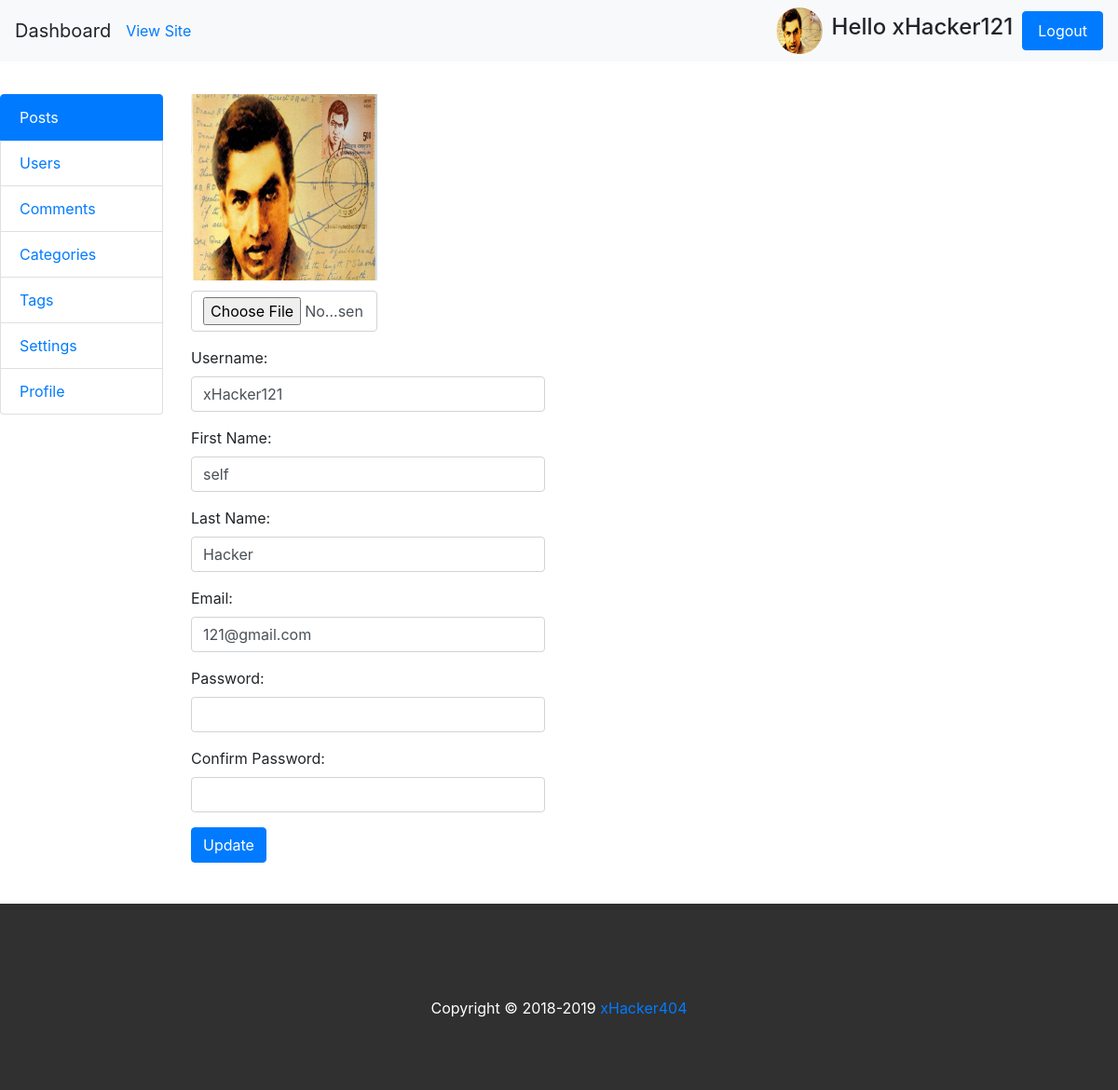
Screenshot of /backend/profile/ (signed in) with the database file from the repository.
### accounts/models.py (models this page shows, shortened)
class UserProfileInfo(models.Model):
    user = models.OneToOneField(User,on_delete=models.CASCADE)
    portfolio = models.URLField(blank=True)
    profile_pic = models.ImageField(upload_to='profile_pics', blank=True)

### backend/views.py (the view)
# urls.py: path('profile/', views.profile, name='profile'),
@login_required
def profile(request):
    profile = UserProfileInfo.objects.get(user=request.user)
    my_dict = {'profile':profile}
    return render(request, 'backend/profile.html', context=my_dict)

### blog/context_processors.py (called while the page is built)
def post_widget(request):
    all_posts = Post.objects.filter(status='published').order_by('published_date')
    years = []
    tags = Tag.objects.all()
    categories = Category.objects.all()
    for post in all_posts :
        year = post.published_date.year
        if year not in years:
            years.append(year)
    return {
    'all_posts':all_posts,
    'years':years,
    'tags':tags,
    'categories':categories
    }

def site_settings(request):
    settings = BlogSettings.objects.get(id=1)
    site_icon = settings.site_icon
    site_logo = settings.site_logo
    site_title = settings.site_title
    tagline = settings.tagline
    keywords = settings.keywords
    description = settings.description
    post_per_page = settings.post_per_page
    return {
    'site_icon':site_icon,
    'site_logo':site_logo,
    'site_title':site_title,
    'tagline':tagline,
    'keywords':keywords,
    'description':description,
     'post_per_page':post_per_page
    }

def user_profile_info(request):
    profile_pic = ""
    if request.method == 'GET':
        if(request.user.is_authenticated):
            current_user = request.user
            logged_in_user = UserProfileInfo.objects.get(user=current_user)
            profile_pic = logged_in_user.profile_pic
    return{
    'profile_pic':profile_pic
    }

### templates/backend/profile.html (shortened to what this page needs)
<!DOCTYPE html>
{% extends 'backend/base.html'%}
{% block content %}
<div class="col-md-4">
		<div class="post">
			<form method="POST" action="{% url 'backend:update_profile'%}" enctype="multipart/form-data">
						<div class="form-group">
								<img src="/media/{{ profile.profile_pic }}" alt="{{profile.user.username}}" id="profile" width="200px;" height="200px;">
								<input name="profile_pic" type="file" id="file" value="{{profile.profile_pic}}" onchange="readURL(this);" class="form-control" style="width:200px; margin-top:11px;">
						</div>
				<div class="form-group">
						<label for="name">Username:</label>
						<input type="text" class="form-control" name="username" id="username" value="{{profile.user.username}}">
				</div>
				<div class="form-group">
						<label for="name">First Name:</label>
						<input type="text" class="form-control" name="firstname" id="firstname" value="{{profile.user.first_name}}">
				</div>
				<div class="form-group">
						<label for="name">Last Name:</label>
						<input type="text" class="form-control" name="lastname" id="lastname" value="{{profile.user.last_name}}">
				</div>
				<div class="form-group">
						<label for="email">Email:</label>
						<input type="text" name="email" id="email" value="{{profile.user.email}}" class="form-control">
				</div>
				<div class="form-group">
						<label for="password">
								Password:
						</label>
						<input name="password" type="password" id="password" class="form-control" value="">
				</div>
				 <div class="form-group">
						<label for="confirmPassword">
								Confirm Password:
						</label>
						<input name="confirm_password" type="password" id="confirmPassword" class="form-control"  value="">
				</div>
					<input type="submit" value="Update" class="btn btn-primary">
			</form>
		</div>
</div>
<div class="col-md-6">
</div>
</div>
{% endblock %}

### templates/backend/base.html (shortened to what this page needs)
<!DOCTYPE html>
{% load staticfiles %}
<html lang="us">
<head>
	<link href="{% static "css/bootstrap.min.css" %}"rel="stylesheet" type="text/css">
	<link href="{% static "css/jquery-ui.css" %}" rel="stylesheet">
	<link type="text/css" rel="stylesheet" href="https://cdn.jsdelivr.net/jquery.jssocials/1.4.0/jssocials.css" />
	<link type="text/css" rel="stylesheet" href="https://cdn.jsdelivr.net/jquery.jssocials/1.4.0/jssocials-theme-classic.css"/>
	<link rel="stylesheet" href="https://cdnjs.cloudflare.com/ajax/libs/font-awesome/4.7.0/css/font-awesome.min.css">
	  <link href="https://cdnjs.cloudflare.com/ajax/libs/summernote/0.8.11/summernote-bs4.css" rel="stylesheet">
	<link href="{% static "css/style.css" %}" rel="stylesheet" type="text/css">
</head>
<body>
    <div class="fluid-container">
    <div class="row">
        <div class="col-md-12">
            <nav class="navbar navbar-expand-lg navbar-light bg-light fixed-top">
              <a class="navbar-brand">Dashboard</a>
							<a target="_blank" href="{% url 'index' %}">View Site</a>
              <div class="collapse navbar-collapse" id="navbarSupportedContent">
                <form class="form-inline my-2 my-lg-0">
                  <img src="/media/{{profile_pic}}" width="50px;" height="50px;" class="profile-icon">
									<h2 style="font-size:24px; padding-left:10px; padding-right:10px"> Hello {{user.username }} </h2>
									<a class="nav-link btn btn-primary" href="{% url 'blog:logout' %}" >Logout</a>
                </form>
              </div>
         </nav>
        </div>
    </div>
        <div class="row" style="margin-top:100px ">
            <div class="col-md-2" id="left-sidebar">
                <div class="list-group">
                    {% if user.is_staff and user.is_superuser %}
										<a href="{% url 'backend:posts'%}" class="list-group-item active">Posts</a>
                    <a href="{% url 'backend:users'%}" class="list-group-item ">Users</a>
                    <a href="{% url 'backend:comments'%}" class="list-group-item ">Comments</a>
                    <a href="{% url 'backend:categories'%}" class="list-group-item ">Categories</a>
                    <a href="{% url 'backend:tags'%}" class="list-group-item ">Tags</a>
										<a href="{% url 'backend:settings'%}" class="list-group-item ">Settings</a>
                    <a href="{% url 'backend:profile'%}" class="list-group-item ">Profile</a>
										{% endif %}
                </div>
            </div>
      	{% block content %}
				{% endblock %}
        </div>
    <div class="row">
            <div class="col-md-12">
                <footer>
                    Copyright &copy; 2018-2019 <a href="#">xHacker404</a>
                </footer>
            </div>
    </div>
</body>
</html>

### static/css/style.css (style rules this page uses)
.post:first-child { margin-top:0px; }
.post { margin-top:40px; }
.profile-icon { border-radius:50%; }
footer { background:#303030; color:white; text-align: center; padding:100px; height:200px; margin-top:44px; }

### templates/backend/base.html (style rules this page uses)
a.btn { color:white; }

### rows the page displays
UserProfileInfo: profile_pic (picture), username "xHacker121", firstname "self", lastname "Hacker", email "121@gmail.com"

### other values shown
{{ user.username }} "xHacker121"
